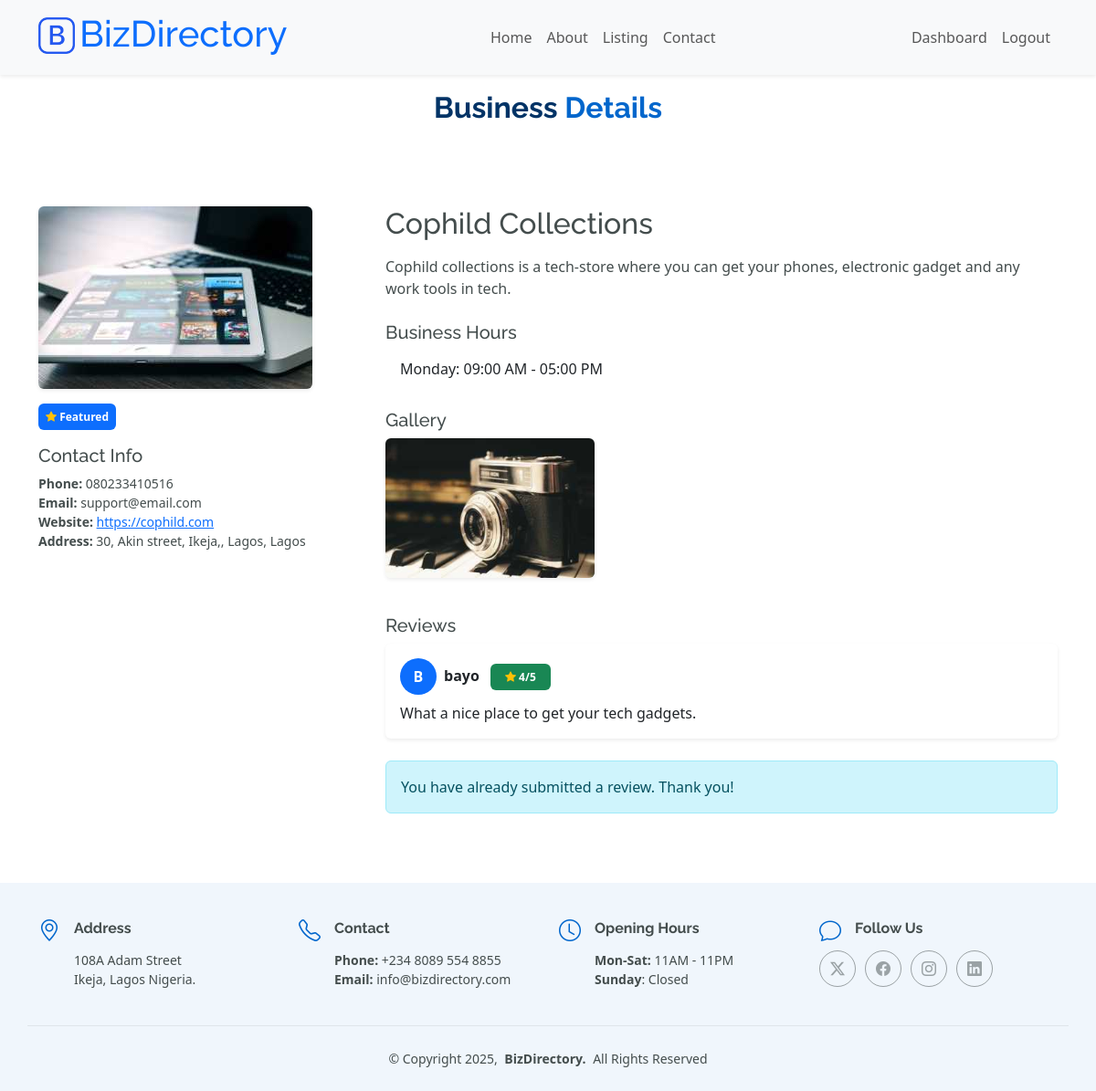
The page /bizDir/business/cophild-collections/ (signed in) on the database its author committed.
### bizDir/models.py (models this page shows, shortened)
class Business(models.Model):
    STATUS_CHOICES = [
        ('active', 'Active'),
        ('pending', 'Pending'),
        ('inactive', 'Inactive'),
    ]
    name = models.CharField(max_length=200)
    slug = models.SlugField(unique=True, blank=True) # Added this part
    owner = models.ForeignKey(User, on_delete=models.CASCADE, related_name='owned_businesses')
    description = models.TextField()
    address = models.CharField(max_length=255)
    city = models.CharField(max_length=100)
    state = models.CharField(max_length=100)
    country = models.CharField(max_length=100, default='Nigeria')
    phone = models.CharField(max_length=20)
    email = models.EmailField()
    website = models.URLField(blank=True)
    categories = models.ManyToManyField(BusinessCategory, related_name='businesses')
    featured = models.BooleanField(default=False)
    promoted_until = models.DateField(null=True, blank=True) # Added this part
    established_date = models.DateField(null=True, blank=True)
    logo = models.ImageField(upload_to='business_logos/', null=True, blank=True)
    is_active = models.BooleanField(default=True) # Added this part
    views = models.PositiveBigIntegerField(default=0) # Added this part
    status = models.CharField(max_length=10, choices=STATUS_CHOICES, default='pending')
    def save(self, *args, **kwargs):
        if not self.slug:
            self.slug = slugify(self.name)
        super().save(*args, **kwargs)

class BusinessHours(models.Model):
    DAYS_OF_WEEK = [
        (0, 'Monday'),
        (1, 'Tuesday'),
        (2, 'Wednesday'),
        (3, 'Thursday'),
        (4, 'Friday'),
        (5, 'Saturday'),
        (6, 'Sunday'),
    ]
    business = models.ForeignKey(Business, on_delete=models.CASCADE, related_name='hours')
    day_of_week = models.IntegerField(choices=DAYS_OF_WEEK)
    opening_time = models.TimeField(null=True, blank=True)
    closing_time = models.TimeField(null=True, blank=True)
    closed = models.BooleanField(default=False)
    class Meta:
        unique_together = ('business', 'day_of_week')
    def __str__(self):
        if self.closed:
            return f"{self.get_day_of_week_display()}: Closed"
        opening = self.opening_time.strftime('%I:%M %p') if self.opening_time else 'N/A'
        closing = self.closing_time.strftime('%I:%M %p') if self.closing_time else 'N/A'
        return f"{self.get_day_of_week_display()}: {opening} - {closing}"

class BusinessImage(models.Model):
    business = models.ForeignKey(Business, on_delete=models.CASCADE, related_name='images')
    image = models.ImageField(upload_to='business_images/')
    caption = models.CharField(max_length=200, blank=True)

class Review(models.Model):
    business = models.ForeignKey(Business, on_delete=models.CASCADE, related_name='reviews')
    user = models.ForeignKey(User, on_delete=models.CASCADE)
    rating = models.IntegerField(choices=[(i, str(i)) for i in range(1, 6)])
    comment = models.TextField()
    created_date = models.DateTimeField(auto_now_add=True) # Added this part
    updated_date = models.DateTimeField(auto_now=True) # Added this part
    is_approved = models.BooleanField(default=True) # Added this part
    class Meta:
        unique_together = ('business', 'user')

### bizDir/views.py (the view, shortened to what this page needs)
# urls.py: path('business/<slug:slug>/', businessInfo, name='business_detail'),
@login_required(login_url='/bizDir/login')
def businessInfo(request:HttpRequest, slug):
    try:
        business = Business.objects.select_related("owner").prefetch_related(
            "categories", "hours", "images", "reviews__user"
        ).get(slug=slug, status='active')
    except Business.DoesNotExist:
        raise Http404("Business not found")
    business.views += 1
    business.save(update_fields=['views'])
    review_form = None
    user_review_exists = False
    if request.user.is_authenticated:
        user_review_exists = Review.objects.filter(business=business, user=request.user).exists()
    reviews = business.reviews.filter(is_approved=True) # from Review.business
    images = BusinessImage.objects.filter(business=business) # from Review.business
    hours = BusinessHours.objects.filter(business=business).order_by('day_of_week') # from Review.business
    context = {
        "business": business,
        "reviews": reviews,
        "images": images,
        "hours": hours,
        "review_form": review_form,
        "user_review_exists": user_review_exists,
    }
    return render(request, "business/bizinfo.html", context)

### bizDir/templates/business/bizinfo.html (shortened to what this page needs)
{% extends 'base.html' %}
{% load static %}
{% block content %}
<section id="" class="section">
    <div class="container section-title" data-aos="fade-up">
        <div><span>Business</span> <span class="description-title">Details</span></div>
    </div>
<div class="container mt-4">
  <div class="row">
    <div class="col-md-4">
      {% if business.logo %}
        <img src="{{ business.logo.url }}" alt="{{ business.name }}" class="img-fluid rounded shadow-sm mb-3">
      {% else %}
        <div class="bg-secondary text-white p-5 text-center">No Logo</div>
      {% endif %}
      {% if business.featured %}
        <span class="badge bg-primary text-white p-2"><i class="bi bi-star-fill text-warning"></i> Featured</span>
      {% endif %}
      <h5 class="mt-3">Contact Info</h5>
      <ul class="list-unstyled small">
        <li><strong>Phone:</strong> {{ business.phone }}</li>
        <li><strong>Email:</strong> {{ business.email }}</li>
        <li><strong>Website:</strong>
          {% if business.website %}
            <a href="{{ business.website }}" target="_blank">{{ business.website }}</a>
          {% else %} N/A
          {% endif %}
        </li>
        <li><strong>Address:</strong> {{ business.address }}, {{ business.city }}, {{ business.state }}</li>
      </ul>
    </div>
    <div class="col-md-8">
      <h2>{{ business.name }}</h2>
      <p>{{ business.description|linebreaks }}</p>
      <h5 class="mt-4">Business Hours</h5>
      <ul class="list-group list-group-flush">
        {% for hour in hours %}
          <li class="list-group-item">{{ hour }}</li>
        {% empty %}
          <li class="list-group-item">No hours set.</li>
        {% endfor %}
      </ul>
      <h5 class="mt-4">Gallery</h5>
      <div class="row">
        {% for image in images %}
          <div class="col-md-4 mb-3">
            <img src="{{ image.image.url }}" class="img-fluid rounded shadow-sm" alt="{{ image.caption }}">
          </div>
        {% empty %}
          <p class="text-muted">No images available.</p>
        {% endfor %}
      </div>
      <h5 class="mt-4">Reviews</h5>
      {% for review in reviews %}
        <div class="card mb-3 shadow-sm border-0">
          <div class="card-body">
            <div class="d-flex align-items-center mb-2">
              <div class="avatar bg-primary text-white rounded-circle d-flex align-items-center justify-content-center me-2"
                  style="width: 40px; height: 40px; font-weight: bold;">
                {{ review.user.username|first|upper }}
              </div>
              <div>
                <strong>{{ review.user.username }}</strong>
                <span class="badge bg-success ms-2 py-2 px-3"><i class="bi bi-star-fill text-warning "></i>  {{ review.rating }}/5</span>
              </div>
            </div>
            <p class="mb-0">{{ review.comment }}</p>
          </div>
        </div>
      {% empty %}
        <p>No reviews yet.</p>
      {% endfor %}
      {% if request.user.is_authenticated %}
        {% if not user_review_exists %}
          <h5 class="mt-4">Leave a Review</h5>
          <form method="POST">
            {% csrf_token %}
            {{ review_form.as_p }}
            <button class="btn btn-primary" type="submit">Submit</button>
          </form>
        {% else %}
          <div class="alert alert-info mt-4">
            You have already submitted a review. Thank you!
          </div>
        {% endif %}
      {% else %}
        <p>Please <a href="{% url 'login' %}?next={{ request.path }}">log in</a> to leave a review.</p>
      {% endif %}
    </div>
  </div>
</div>
</section>
{% endblock %}

### bizDir/static/assets/css/main.css (style rules this page uses)
:root { --default-font: "Roboto", system-ui, -apple-system, "Segoe UI", Roboto, "Helvetica Neue", Arial, "Noto Sans", "Liberation Sans", sans-serif, "Apple Color Emoji", "Segoe UI Emoji", "Segoe UI Symbol", "Noto Color Emoji"; --heading-font: "Raleway", sans-serif; --nav-font: "Poppins", sans-serif; }
:root { --background-color: #ffffff; --default-color: #444d4d; --heading-color: #003366; --accent-color: #0066cc; --surface-color: #ffffff; --contrast-color: #ffffff; }
:root { --nav-color: rgba(255, 255, 255, 0.7); --nav-hover-color: #ffffff; --nav-mobile-background-color: #ffffff; --nav-dropdown-background-color: #ffffff; --nav-dropdown-color: #444d4d; --nav-dropdown-hover-color: #0066cc; }
:root { scroll-behavior: smooth; }
body { color: var(--default-color); background-color: var(--background-color); font-family: var(--default-font); }
a { color: var(--accent-color); text-decoration: none; transition: 0.3s; }
h1, h2, h3, h4, h5, h6 { color: var(--heading-color); font-family: var(--heading-font); }
section, .section { color: var(--default-color); background-color: var(--background-color); padding: 60px 0; scroll-margin-top: 82px; overflow: clip; }
.section-title { text-align: center; padding-bottom: 60px; position: relative; }
.section-title div { color: var(--heading-color); margin: 10px 0 0 0; font-size: 32px; font-weight: 700; font-family: var(--heading-font); }
.section-title div .description-title { color: var(--accent-color); }

### bizDir/templates/base.html (style rules this page uses)
body { padding-top: 0; }

### rows shown on the page
Business: logo (picture), phone "080233410516", email "support@email.com", website "https://cophild.com", address "30, Akin street, Ikeja,", city "Lagos", state "Lagos", name "Cophild Collections", description "Cophild collections is a tech-store where you can get your phones, electronic gadget and any work tools in tech."
BusinessHours: closed+opening_time+closing_time "Monday: 09:00 AM - 05:00 PM"
BusinessImage: image (picture)
Review: user.username|first "B", user.username "bayo", rating "4", comment "What a nice place to get your tech gadgets."
